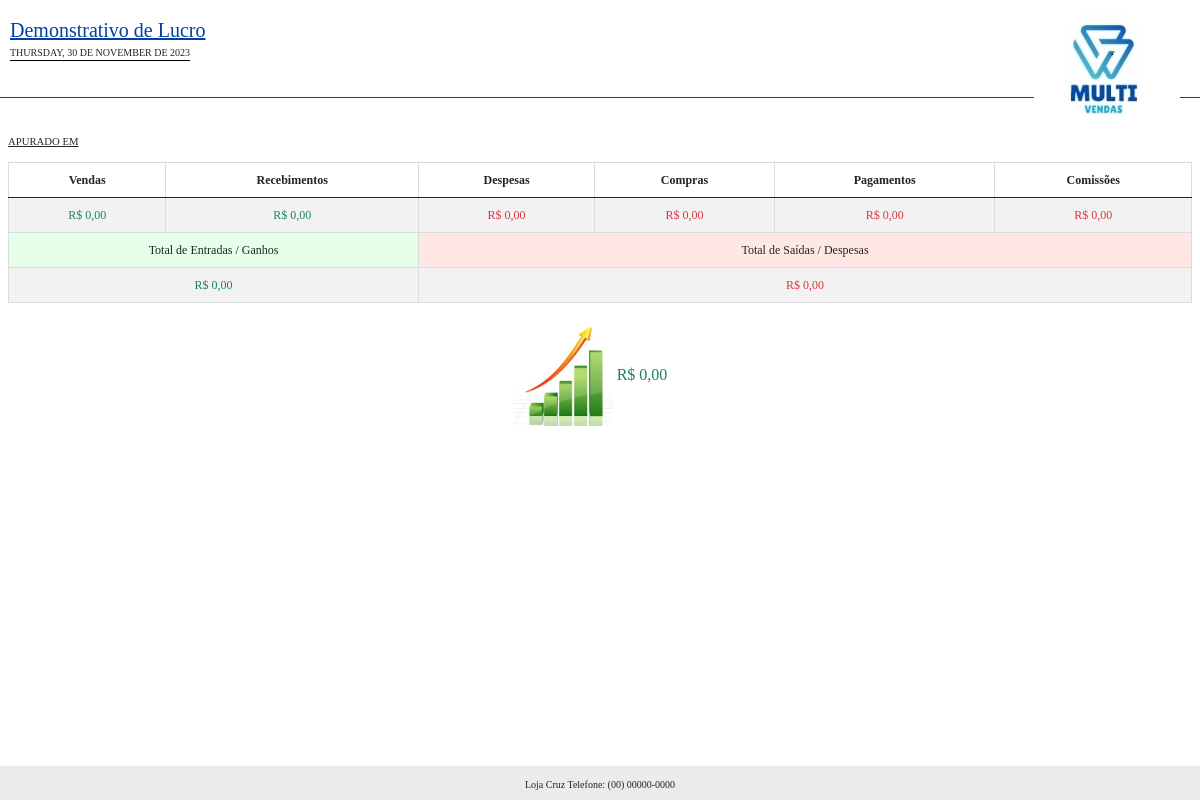
The page /rel_sistema/lucro.php?id_empresa=6 on the database its author committed.
### tables this page shows
CREATE TABLE `config` (
  `id` int(11) NOT NULL,
  `empresa` int(11) NOT NULL,
  `nome_sistema` varchar(50) NOT NULL,
  `telefone_sistema` varchar(20) DEFAULT NULL,
  `email_sistema` varchar(50) DEFAULT NULL,
  `tipo_rel` varchar(5) NOT NULL,
  `dias_bloqueio` int(11) NOT NULL,
  `msg_bloqueio` varchar(255) DEFAULT NULL,
  `foto_rel` varchar(100) DEFAULT NULL,
  `tipo_desconto` varchar(20) DEFAULT NULL,
  `comissao` int(11) NOT NULL,
  `endereco_sistema` varchar(100) DEFAULT NULL,
  `cnpj_sistema` varchar(25) DEFAULT NULL
);

### conexao.php (called while the page is built, shortened)
<?php
$url_sistema = "http://$_SERVER[HTTP_HOST]/";
$url = explode("//", $url_sistema);
if($url[1] == 'localhost/'){
	$url_sistema = "http://$_SERVER[HTTP_HOST]/tcc/";
}
 ?>

### rel_sistema/lucro.php (the view, shortened to what this page needs)
<?php
include('../conexao.php');
$dataInicial = $_GET['dataInicial'];
$dataFinal = $_GET['dataFinal'];
$id_empresa = $_GET['id_empresa'];
$query = $pdo->query("SELECT * FROM config WHERE empresa = '$id_empresa'");
$res = $query->fetchAll(PDO::FETCH_ASSOC);
$nome_sistema = $res[0]['nome_sistema'];
$telefone_sistema = $res[0]['telefone_sistema'];
$logo_rel = $res[0]['foto_rel'];
$data_hoje = utf8_encode(strftime('%A, %d de %B de %Y', strtotime('today')));
$dataInicialF = implode('/', array_reverse(explode('-', $dataInicial)));
$dataFinalF = implode('/', array_reverse(explode('-', $dataFinal)));
if($dataInicial == $dataFinal){
	$texto_apuracao = 'APURADO EM '.$dataInicialF;
}else if($dataInicial == '1980-01-01'){
	$texto_apuracao = 'APURADO EM TODO O PERÍODO';
}else{
	$texto_apuracao = 'APURAÇÃO DE '.$dataInicialF. ' ATÉ '.$dataFinalF;
}
?>
<!DOCTYPE html>
<html>
<head>
	<link href="https://cdn.jsdelivr.net/npm/bootstrap@5.0.0/dist/css/bootstrap.min.css" rel="stylesheet">
</head>
<body>
	<div class="titulo_cab titulo_img"><u>Demonstrativo de Lucro</u></div>
	<div class="data_img"><?php echo mb_strtoupper($data_hoje) ?></div>
	<img class="imagem" style="height: 50; width:auto" src="<?php echo $url_sistema ?>/sistema/images/logos/<?php echo $logo_rel ?>">
	<br><br><br>
	<div class="cabecalho" style="border-bottom: solid 1px #0340a3">
	</div>
	<div class="mx-2" >
		<section class="area-cab">
			<div>
				<small><small><small><u><?php echo $texto_apuracao ?></u></small></small></small>
			</div>
			</section>
			<br>
		<?php
		$total_vendas = 0;
		$total_receber = 0;
		$total_pagar = 0;
		$total_compras = 0;
		$total_pagamentos = 0;
		$total_comissoes = 0;
		 ?>
	<table class="table table-striped borda" cellpadding="6">
  <thead>
    <tr align="center">
      <td scope="col" align="center"><b>Vendas</b></td>
      <td scope="col"><b>Recebimentos</b></td>
      <td scope="col"><b>Despesas</b></td>
      <td scope="col"><b>Compras</b></td>
      <td scope="col"><b>Pagamentos</b></td>
      <td scope="col"><b>Comissões</b></td>
    </tr>
  </thead>
  <tbody>
  	<?php
	$total_vendasF = number_format($total_vendas, 2, ',', '.');
	$total_receberF = number_format($total_receber, 2, ',', '.');
	$total_pagarF = number_format($total_pagar, 2, ',', '.');
	$total_comprasF = number_format($total_compras, 2, ',', '.');
	$total_pagamentosF = number_format($total_pagamentos, 2, ',', '.');
	$total_comissoesF = number_format($total_comissoes, 2, ',', '.');
	$total_entradas = $total_vendas + $total_receber;
	$total_saidas = $total_pagar + $total_compras + $total_pagamentos + $total_comissoes;
	$total_entradasF = number_format($total_entradas, 2, ',', '.');
	$total_saidasF = number_format($total_saidas, 2, ',', '.');
	$saldo_total = $total_entradas - $total_saidas;
	$saldo_totalF = number_format($saldo_total, 2, ',', '.');
	if($saldo_total < 0){
		$classe_saldo = 'text-danger';
		$classe_img = 'negativo.jpg';
	}else{
		$classe_saldo = 'text-success';
		$classe_img = 'positivo.jpg';
	}
  	 ?>
    <tr align="center" class="">
<td class="text-success">R$ <?php echo $total_vendasF ?></td>
<td class="text-success">R$ <?php echo $total_receberF ?></td>
<td class="text-danger">R$ <?php echo $total_pagarF ?></td>
<td class="text-danger">R$ <?php echo $total_comprasF ?></td>
<td class="text-danger">R$ <?php echo $total_pagamentosF ?></td>
<td class="text-danger">R$ <?php echo $total_comissoesF ?></td>
    </tr>
 <tr align="center" class="">
<td style="background: #e6ffe8" colspan="2" scope="col">Total de Entradas / Ganhos</td>
<td style="background: #ffe7e6" colspan="4" scope="col">Total de Saídas / Despesas</td>
</tr>
 <tr align="center" class="">
<td colspan="2" class="text-success"> R$ <?php echo $total_entradasF ?></td>
<td colspan="4" class="text-danger"> R$ <?php echo $total_saidasF ?></td>
</tr>
  </tbody>
</table>
	</div>
	<div class="col-md-12 p-2">
		<div class="" align="center" style="margin-right: 20px">
			<img src="<?php echo $url_sistema ?>/img/<?php echo $classe_img ?>" width="100px">
			<span class="<?php echo $classe_saldo ?>">R$ <?php echo $saldo_totalF ?></span>
		</div>
	</div>
	<div class="footer"  align="center">
		<span style="font-size:10px"><?php echo $nome_sistema ?> Telefone: <?php echo $telefone_sistema ?></span>
	</div>
</body>
</html>

### rel_sistema/lucro.php (style rules this page uses)
body { margin-top:5px; font-family:Times, "Times New Roman", Georgia, serif; }
.footer { margin-top:20px; width:100%; background-color: #ebebeb; padding:5px; position:absolute; bottom:0; }
.cabecalho { padding:10px; margin-bottom:30px; width:100%; font-family:Times, "Times New Roman", Georgia, serif; }
.titulo_cab { color:#0340a3; font-size:20px; }
.area-cab { display:block; width:100%; height:10px; }
.imagem { width: 160px; position:absolute; right:20px; top:10px; }
.titulo_img { position: absolute; margin-top: 10px; margin-left: 10px; }
.data_img { position: absolute; margin-top: 40px; margin-left: 10px; border-bottom:1px solid #000; font-size: 10px; }
table.borda { border-collapse: collapse; background: #FFF; font-size:12px; vertical-align:middle; }
table.borda td { border: 1px solid #dbdbdb; }
table { width:100%; text-align: center; }
.text-danger { color:red; }
.mx-2 { margin:0px 10px; }
.text-success { color:green; }

### rows shown on the page
config: foto_rel (picture), nome_sistema "Loja Cruz", telefone_sistema "(00) 00000-0000"

### other values the page prints
mb_strtoupper($data_hoje) "THURSDAY, 30 DE NOVEMBER DE 2023"
$texto_apuracao "APURADO EM"
$total_vendasF "0,00"
$total_receberF "0,00"
$total_pagarF "0,00"
$total_comprasF "0,00"
$total_pagamentosF "0,00"
$total_comissoesF "0,00"
$total_entradasF "0,00"
$total_saidasF "0,00"
$saldo_totalF "0,00"
